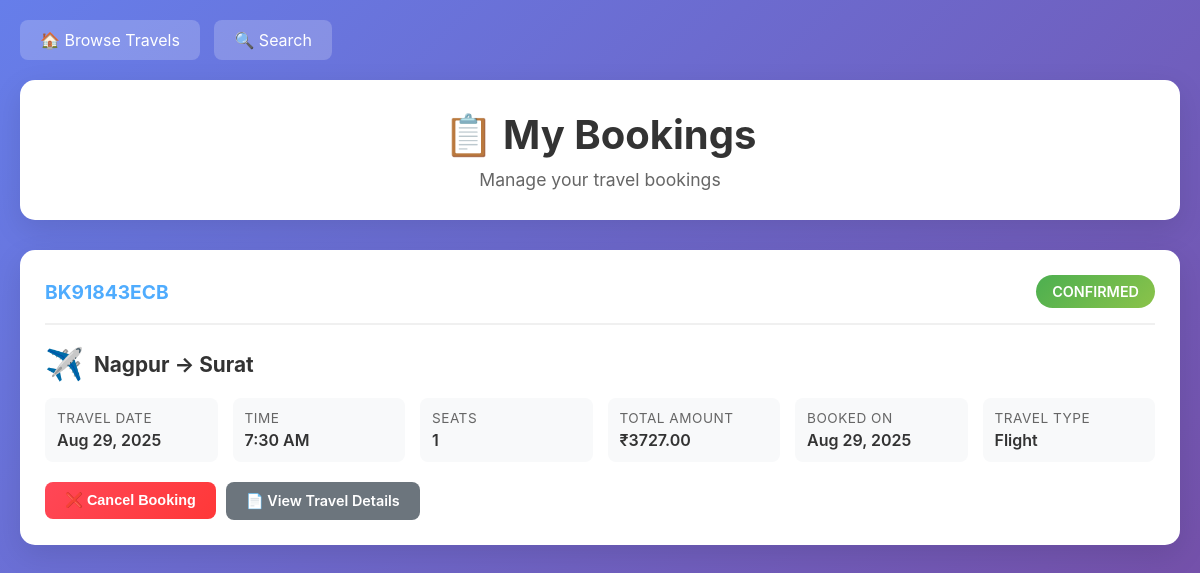
Page /my-bookings/ (signed in) on the committed database.
### booking/models.py (models this page shows, shortened)
class Booking(models.Model):
    STATUS_CHOICES = [
        ('confirmed', 'Confirmed'),
        ('cancelled', 'Cancelled'),
        ('pending', 'Pending'),
    ]
    booking_id = models.CharField(max_length=20, unique=True, blank=True)
    user = models.ForeignKey(User, on_delete=models.CASCADE, related_name='bookings')
    travel_option = models.ForeignKey(TravelOption, on_delete=models.CASCADE, related_name='bookings')
    number_of_seats = models.PositiveIntegerField(validators=[MinValueValidator(1)])
    total_price = models.DecimalField(max_digits=10, decimal_places=2, default=0)
    booking_date = models.DateTimeField(auto_now_add=True)
    status = models.CharField(max_length=10, choices=STATUS_CHOICES, default='confirmed')
    passenger_details = models.JSONField(default=list, blank=True)  # store list of passengers
    class Meta:
        ordering = ['-booking_date']

class TravelOption(models.Model):
    TRAVEL_TYPES = [
        ('flight', 'Flight'),
        ('train', 'Train'),
        ('bus', 'Bus'),
    ]
    travel_id = models.CharField(max_length=20, unique=True)
    type = models.CharField(max_length=10, choices=TRAVEL_TYPES)
    source = models.CharField(max_length=100)
    destination = models.CharField(max_length=100)
    date = models.DateField()
    time = models.TimeField()
    price = models.DecimalField(max_digits=10, decimal_places=2, validators=[MinValueValidator(0)])
    available_seats = models.PositiveIntegerField(validators=[MinValueValidator(0)])
    created_at = models.DateTimeField(auto_now_add=True)
    updated_at = models.DateTimeField(auto_now=True)
    class Meta:
        ordering = ['date', 'time']

### travel/views.py (the view)
# urls.py: path('my-bookings/', views.my_bookings, name='my_bookings'),
@login_required
def my_bookings(request):
    bookings = Booking.objects.filter(user=request.user).order_by('-booking_date')
    return render(request, "my_bookings.html", {"bookings": bookings})

### templates/my_bookings.html (shortened to what this page needs)
<!DOCTYPE html>
<html lang="en">
<head>
</head>
<body>
    <div class="container">
        <div class="navigation">
            <a href="{% url 'travel:travel_list' %}" class="nav-link">🏠 Browse Travels</a>
            <a href="{% url 'travel:travel_search' %}" class="nav-link">🔍 Search</a>
        </div>
        <div class="header">
            <h1>📋 My Bookings</h1>
            <p>Manage your travel bookings</p>
        </div>
        {% if bookings %}
            <div class="bookings-grid">
                {% for booking in bookings %}
                    <div class="booking-card">
                        <div class="booking-header">
                            <div class="booking-id">{{ booking.booking_id }}</div>
                            <div class="status status-{{ booking.status }}">{{ booking.get_status_display }}</div>
                        </div>
                        <div class="travel-info">
                            <div class="travel-route">
                                <span class="travel-type-icon">
                                    {% if booking.travel_option.type == 'flight' %}✈️
                                    {% elif booking.travel_option.type == 'train' %}🚆
                                    {% elif booking.travel_option.type == 'bus' %}🚌
                                    {% endif %}
                                </span>
                                {{ booking.travel_option.source }} → {{ booking.travel_option.destination }}
                            </div>
                            <div class="travel-details">
                                <div class="detail-item">
                                    <div class="detail-label">Travel Date</div>
                                    <div class="detail-value">{{ booking.travel_option.date|date:"M d, Y" }}</div>
                                </div>
                                <div class="detail-item">
                                    <div class="detail-label">Time</div>
                                    <div class="detail-value">{{ booking.travel_option.time|time:"g:i A" }}</div>
                                </div>
                                <div class="detail-item">
                                    <div class="detail-label">Seats</div>
                                    <div class="detail-value">{{ booking.number_of_seats }}</div>
                                </div>
                                <div class="detail-item">
                                    <div class="detail-label">Total Amount</div>
                                    <div class="detail-value">₹{{ booking.total_price }}</div>
                                </div>
                                <div class="detail-item">
                                    <div class="detail-label">Booked On</div>
                                    <div class="detail-value">{{ booking.booking_date|date:"M d, Y" }}</div>
                                </div>
                                <div class="detail-item">
                                    <div class="detail-label">Travel Type</div>
                                    <div class="detail-value">{{ booking.travel_option.get_type_display }}</div>
                                </div>
                            </div>
                        </div>
                        <div class="booking-actions">
                            {% if booking.status == 'confirmed' %}
                                <form method="post" action="{% url 'travel:cancel_booking' booking.pk %}"
                                      onsubmit="return confirm('Are you sure you want to cancel this booking?');" style="display: inline;">
                                    <button type="submit" class="btn btn-cancel">❌ Cancel Booking</button>
                                </form>
                            {% endif %}
                            <a href="{% url 'travel:travel_detail' booking.travel_option.pk %}" class="btn btn-secondary">
                                📄 View Travel Details
                            </a>
                        </div>
                    </div>
                {% endfor %}
            </div>
        {% endif %}
    </div>
</body>
</html>

### templates/my_bookings.html (style rules this page uses)
* { margin: 0; padding: 0; box-sizing: border-box; }
body { font-family: -apple-system, BlinkMacSystemFont, 'Segoe UI', Roboto, sans-serif; background: linear-gradient(135deg, #667eea 0%, #764ba2 100%); min-height: 100vh; padding: 20px; }
.container { max-width: 1200px; margin: 0 auto; }
.header { background: white; border-radius: 15px; padding: 30px; margin-bottom: 30px; box-shadow: 0 10px 30px rgba(0,0,0,0.1); text-align: center; }
.header h1 { color: #333; font-size: 2.5em; margin-bottom: 10px; }
.header p { color: #666; font-size: 1.1em; }
.bookings-grid { display: grid; gap: 25px; grid-template-columns: repeat(auto-fit, minmax(400px, 1fr)); }
.booking-card { background: white; border-radius: 15px; padding: 25px; box-shadow: 0 10px 30px rgba(0,0,0,0.1); transition: transform 0.3s ease, box-shadow 0.3s ease; }
.booking-header { display: flex; justify-content: space-between; align-items: center; margin-bottom: 20px; padding-bottom: 15px; border-bottom: 2px solid #f0f0f0; }
.booking-id { font-size: 1.2em; font-weight: bold; color: #4facfe; }
.status { padding: 8px 16px; border-radius: 20px; font-size: 0.9em; font-weight: 600; text-transform: uppercase; }
.status-confirmed { background: linear-gradient(135deg, #4caf50, #8bc34a); color: white; }
.travel-info { margin-bottom: 20px; }
.travel-route { font-size: 1.3em; font-weight: bold; color: #333; margin-bottom: 10px; display: flex; align-items: center; gap: 10px; }
.travel-type-icon { font-size: 1.5em; }
.travel-details { display: grid; grid-template-columns: repeat(auto-fit, minmax(150px, 1fr)); gap: 15px; margin: 15px 0; }
.detail-item { background: #f8f9fa; padding: 12px; border-radius: 8px; }
.detail-label { font-size: 0.85em; color: #666; margin-bottom: 4px; text-transform: uppercase; letter-spacing: 0.5px; }
.detail-value { font-weight: 600; color: #333; }
.booking-actions { display: flex; gap: 10px; margin-top: 20px; }
.btn { padding: 10px 20px; border: none; border-radius: 8px; cursor: pointer; font-weight: 600; text-decoration: none; display: inline-flex; align-items: center; justify-content: center; transition: all 0.3s ease; font-size: 0.9em; }
.btn-cancel { background: linear-gradient(135deg, #ff4757, #ff3838); color: white; }
.btn-secondary { background: #6c757d; color: white; }
.navigation { margin-bottom: 20px; }
.nav-link { display: inline-block; padding: 10px 20px; background: rgba(255,255,255,0.2); color: white; text-decoration: none; border-radius: 8px; margin-right: 10px; transition: all 0.3s ease; }

### rows in the picture
Booking: booking_id "BK91843ECB", status "CONFIRMED", travel_option.source "Nagpur", travel_option.destination "Surat", travel_option "Aug 29, 2025", travel_option.time "7:30 AM", number_of_seats "1", total_price "3727.00", booking_date "Aug 29, 2025", travel_option.type "Flight", shows "❌ Cancel Booking"
